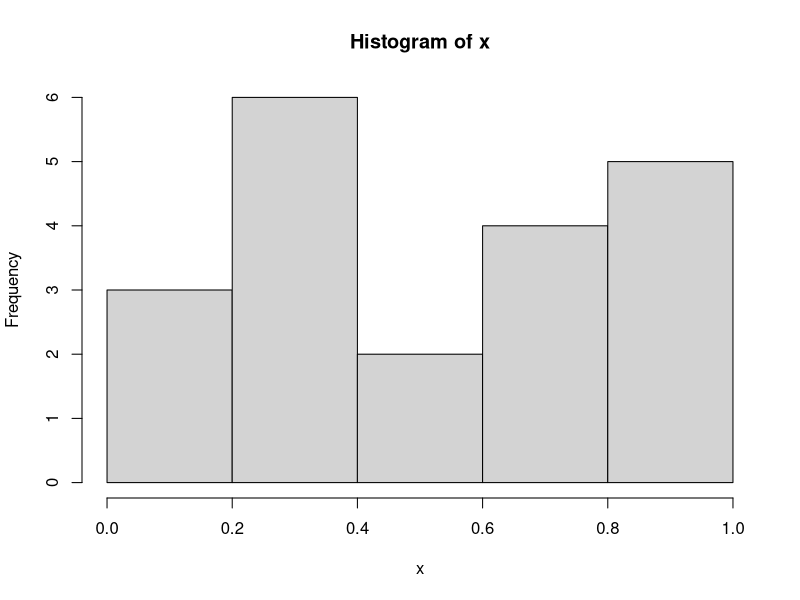

Source code (R): (Note: this script raises an error after producing the figure.)
setwd("G:/MyProject/R") #set current work directory
options() #check the configuration.
options(digits=3)
x <- runif(20) #均匀分布选出20个数
summary(x) #output x
hist(x) #直方图
savehistory()
save.image()
